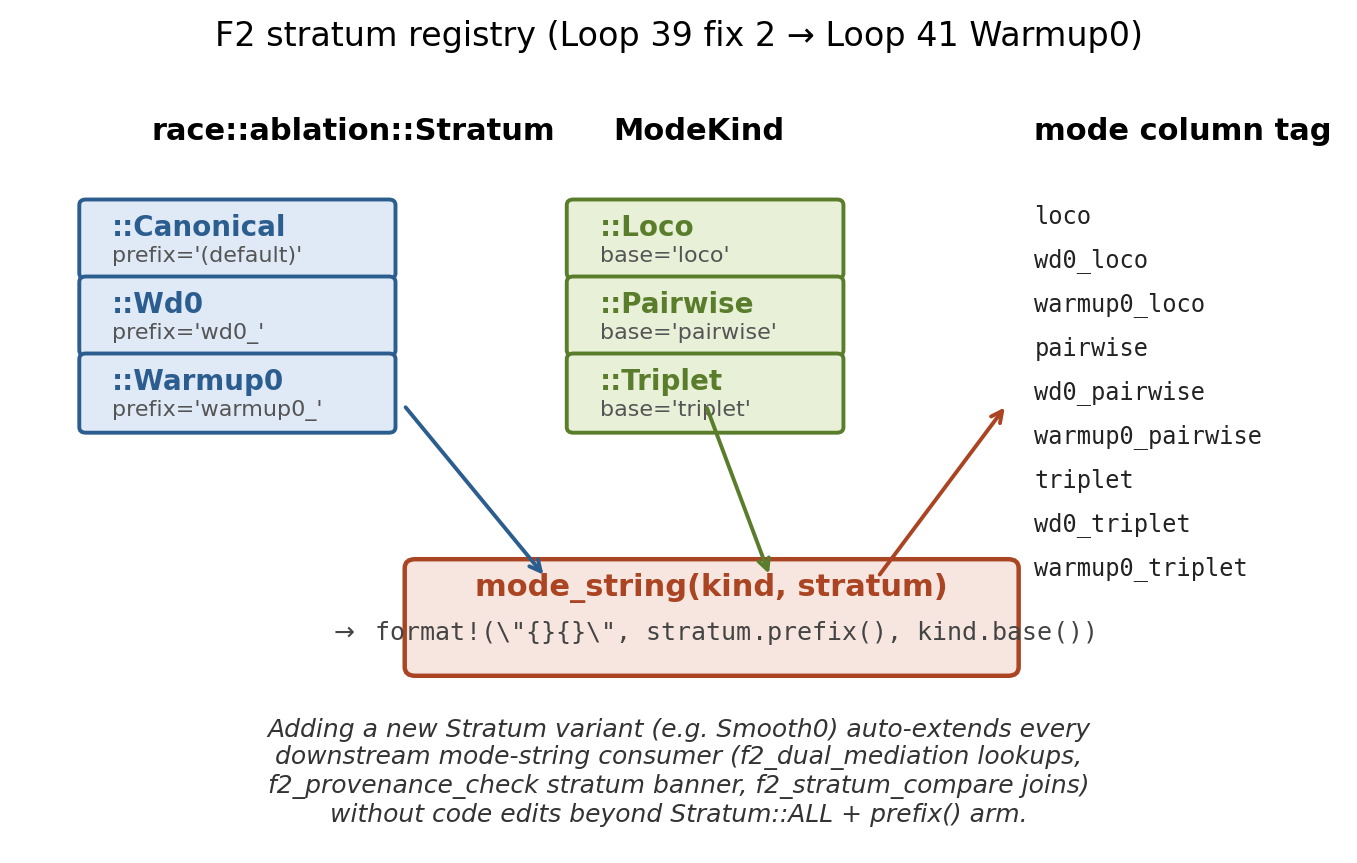

This chart was generated by the following Python code:
#!/usr/bin/env python3
"""Figure 2 — Stratum enum + mode-string registry flow.

Structural diagram (not data-driven): shows how race::ablation::Stratum +
ModeKind combine via mode_string() to produce the CSV mode tags emitted by
f2_ablation_sweep and consumed by f2_dual_mediation's stratum-registry
lookups.

This is the architecture diagram that explains how adding a new Stratum
variant auto-extends every downstream lookup without touching binary code.
"""

import sys
from pathlib import Path

sys.path.insert(0, str(Path(__file__).resolve().parent))
import matplotlib.patches as mpatches
import matplotlib.pyplot as plt
from fig_template import save_figure


STRATA = [
    ("Canonical", "(default)"),
    ("Wd0", "wd0_"),
    ("Warmup0", "warmup0_"),
]

MODE_KINDS = [
    ("Loco", "loco"),
    ("Pairwise", "pairwise"),
    ("Triplet", "triplet"),
]


def main():
    import argparse
    p = argparse.ArgumentParser()
    p.add_argument("--out", default="papers/figures/fig2_stratum_registry.png")
    args = p.parse_args()

    fig, ax = plt.subplots(figsize=(8.5, 5.0))
    ax.set_xlim(0, 10)
    ax.set_ylim(0, 7)
    ax.axis("off")

    # Left column: Stratum enum.
    ax.text(1.0, 6.4, "race::ablation::Stratum",
            fontsize=11, fontweight="bold", ha="left")
    for i, (name, prefix) in enumerate(STRATA):
        y = 5.5 - i * 0.7
        # Loop 105 fix: box height increased + prefix annotation moved
        # to a separate y row so it no longer collides with the enum name
        # (was "::Canonicaldefault" run-together text).
        rect = mpatches.FancyBboxPatch(
            (0.5, y - 0.32), 2.3, 0.62,
            boxstyle="round,pad=0.05",
            facecolor="#dfeaf6", edgecolor="#2c5d8f", linewidth=1.4,
        )
        ax.add_patch(rect)
        ax.text(0.7, y + 0.10, f"::{name}", fontsize=10, fontweight="bold",
                color="#2c5d8f", va="center")
        ax.text(0.7, y - 0.16, f"prefix={prefix!r}", fontsize=8, color="#555555",
                va="center", ha="left")

    # Middle column: ModeKind enum.
    ax.text(4.5, 6.4, "ModeKind", fontsize=11, fontweight="bold", ha="left")
    for i, (name, base) in enumerate(MODE_KINDS):
        y = 5.5 - i * 0.7
        rect = mpatches.FancyBboxPatch(
            (4.2, y - 0.32), 2.0, 0.62,
            boxstyle="round,pad=0.05",
            facecolor="#e8f0d8", edgecolor="#5a7d2c", linewidth=1.4,
        )
        ax.add_patch(rect)
        ax.text(4.4, y + 0.10, f"::{name}", fontsize=10, fontweight="bold",
                color="#5a7d2c", va="center")
        ax.text(4.4, y - 0.16, f"base={base!r}", fontsize=8, color="#555555",
                va="center", ha="left")

    # Right column: emitted mode strings (cross-product).
    ax.text(7.7, 6.4, "mode column tag",
            fontsize=11, fontweight="bold", ha="left")
    examples = [
        "loco", "wd0_loco", "warmup0_loco",
        "pairwise", "wd0_pairwise", "warmup0_pairwise",
        "triplet", "wd0_triplet", "warmup0_triplet",
    ]
    for i, tag in enumerate(examples):
        y = 5.7 - i * 0.4
        ax.text(7.7, y, tag, fontsize=8.5, family="monospace",
                color="#222222", va="center")

    # Center: combiner box.
    rect = mpatches.FancyBboxPatch(
        (3.0, 1.6), 4.5, 0.9,
        boxstyle="round,pad=0.08",
        facecolor="#f6e6df", edgecolor="#aa4422", linewidth=1.6,
    )
    ax.add_patch(rect)
    ax.text(5.25, 2.25, "mode_string(kind, stratum)",
            fontsize=11, fontweight="bold", ha="center", color="#aa4422")
    ax.text(5.25, 1.85,
            r"$\rightarrow$ format!(\"{}{}\", stratum.prefix(), kind.base())",
            fontsize=9, ha="center", family="monospace", color="#444444")

    # Arrows from Stratum + ModeKind into combiner.
    ax.annotate("", xy=(4.0, 2.4), xytext=(2.9, 4.0),
                arrowprops=dict(arrowstyle="->", color="#2c5d8f", lw=1.4))
    ax.annotate("", xy=(5.7, 2.4), xytext=(5.2, 4.0),
                arrowprops=dict(arrowstyle="->", color="#5a7d2c", lw=1.4))
    # Arrow from combiner to output column.
    ax.annotate("", xy=(7.5, 4.0), xytext=(6.5, 2.4),
                arrowprops=dict(arrowstyle="->", color="#aa4422", lw=1.4))

    # Caption at bottom.
    caption = (
        "Adding a new Stratum variant (e.g. Smooth0) auto-extends every\n"
        "downstream mode-string consumer (f2_dual_mediation lookups,\n"
        "f2_provenance_check stratum banner, f2_stratum_compare joins)\n"
        "without code edits beyond Stratum::ALL + prefix() arm."
    )
    ax.text(5.0, 0.65, caption, fontsize=9, ha="center", va="center",
            color="#333333", style="italic")

    ax.set_title("F2 stratum registry (Loop 39 fix 2 → Loop 41 Warmup0)",
                 fontsize=12, pad=10)

    save_figure(fig, args.out)


if __name__ == "__main__":
    main()
